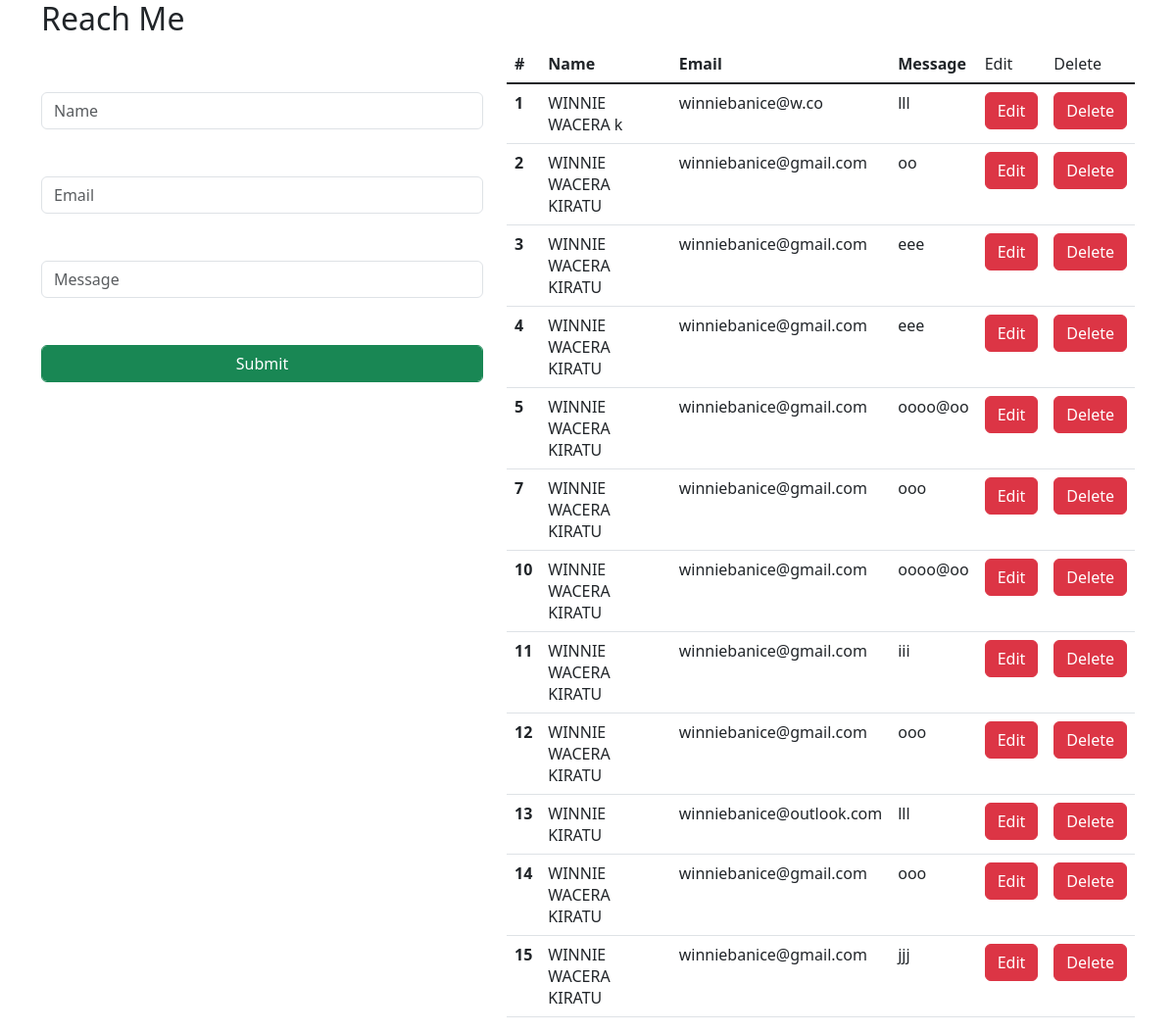
/crud/, run on the app's committed database.
### crud/models.py (models this page shows)
class ContactForm(models.Model):
    name = models.CharField(max_length=30, blank=False, null=False)
    email = models.EmailField()
    message = models.CharField(max_length=30, blank=False, null=False)

### crud/views.py (the view)
# urls.py: path('', views.home, name='home'),
def home(request):
    d = ContactForm.objects.all()
    return render(request, 'index.html', {"d": d})

### crud/Templates/index.html (shortened to what this page needs)
<html lang="en">
<head>
    <link href="https://cdn.jsdelivr.net/npm/bootstrap@5.3.0/dist/css/bootstrap.min.css" rel="stylesheet"
>
</head>
<body>
<div class="container">
    <h2> Reach Me</h2>
    <div class="row">
            <div class="col-md-5">
        <form action="{% url 'crud:insertdata'%}" method="POST">
            <input type="text" placeholder="Name" class="form-control mt-5" name="name">
            <input type="text" placeholder="Email" class="form-control mt-5" name="email">
            <input type="email" placeholder="Message" class="form-control mt-5" name="message">
         <input type="Submit" class="form-control btn btn-success mt-5">
    </form>
            </div>
    <div class="col-md-7">
 <table class="table">
          <thead>
            <tr>
                <th scope="col">#</th>
                <th scope="col">Name</th>
                <th scope="col">Email</th>
                <th scope="col">Message</th>
                    <td>Edit</td>
                    <td>Delete</td>
            </tr>
        </thead>
        <tbody class="table-group-divider">
    {% for k in d %}
        <tr>
        <th scope="row">{{ k.id }}</th>
        <td>{{ k.name }}</td>
        <td>{{ k.email }}</td>
        <td>{{ k.message }}</td>
            <td>
                <a href="/crud/editdata/{{ k.id }}" class="btn btn-danger">Edit</a>
            </td>
            <td>
                <a href="/crud/delete/{{ k.id }}" class="btn btn-danger">Delete</a>
            </td>
        </tr>
    {% endfor %}
        </tbody>
</table>
    </div>
</div>
</div>
</body>
</html>

### data on the page
ContactForm: id "1", name "WINNIE WACERA k", email "winniebanice@w.co", message "lll"
ContactForm: id "2", name "WINNIE WACERA KIRATU", email "winniebanice@gmail.com", message "oo"
ContactForm: id "3", name "WINNIE WACERA KIRATU", email "winniebanice@gmail.com", message "eee"
ContactForm: id "4", name "WINNIE WACERA KIRATU", email "winniebanice@gmail.com", message "eee"
ContactForm: id "5", name "WINNIE WACERA KIRATU", email "winniebanice@gmail.com", message "oooo@oo"
ContactForm: id "7", name "WINNIE WACERA KIRATU", email "winniebanice@gmail.com", message "ooo"
ContactForm: id "10", name "WINNIE WACERA KIRATU", email "winniebanice@gmail.com", message "oooo@oo"
ContactForm: id "11", name "WINNIE WACERA KIRATU", email "winniebanice@gmail.com", message "iii"
ContactForm: id "12", name "WINNIE WACERA KIRATU", email "winniebanice@gmail.com", message "ooo"
ContactForm: id "13", name "WINNIE KIRATU", email "winniebanice@outlook.com", message "lll"
ContactForm: id "14", name "WINNIE WACERA KIRATU", email "winniebanice@gmail.com", message "ooo"
ContactForm: id "15", name "WINNIE WACERA KIRATU", email "winniebanice@gmail.com", message "jjj"
